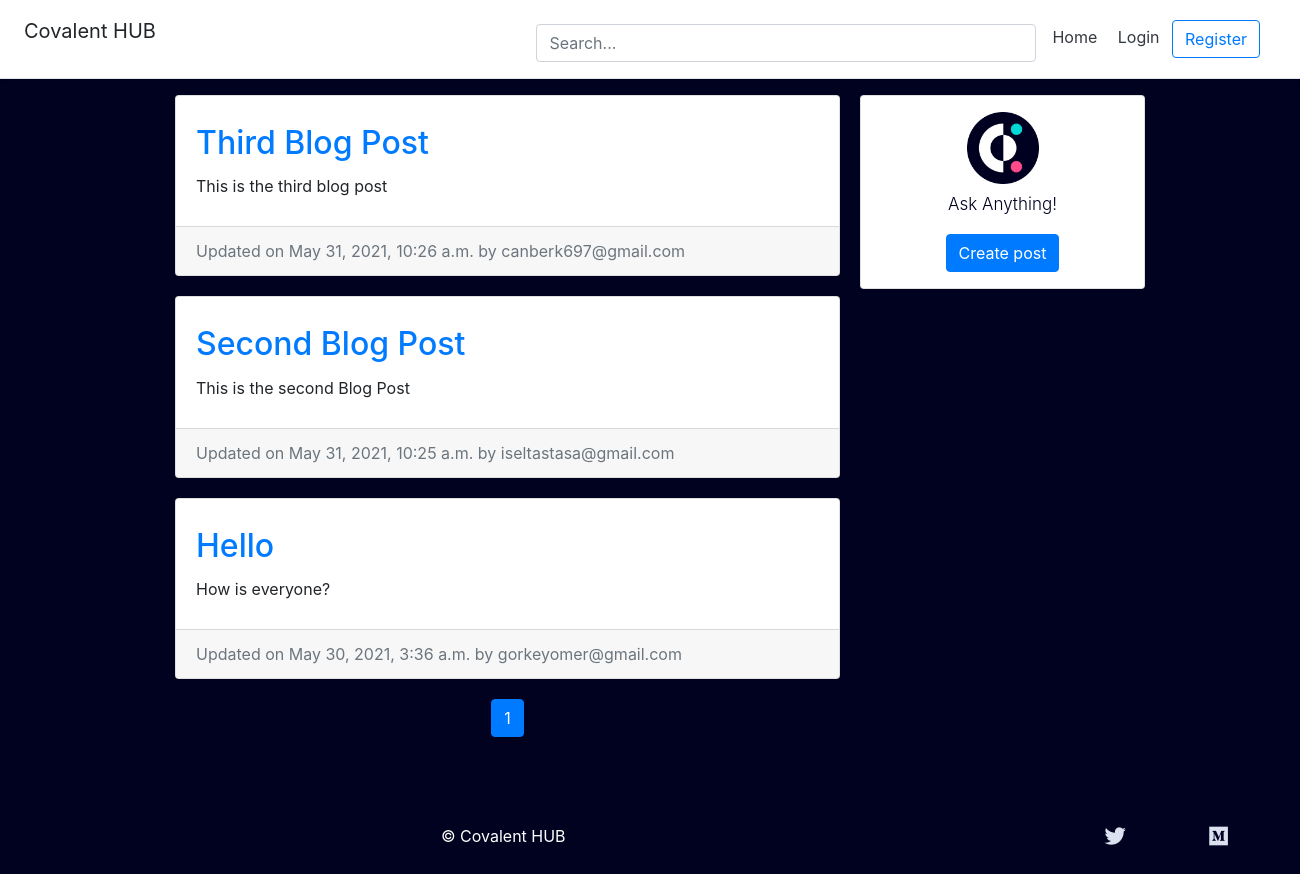
The page / on the database its author committed.
### blog/models.py (models this page shows, shortened)
class BlogPost(models.Model):
	title = models.CharField(max_length=50, null=False, blank=False)
	body = models.TextField(max_length=5000, null=False, blank=False)
	image= models.ImageField(upload_to='image/', null=True, blank=True)
	date_published = models.DateTimeField(auto_now_add=True, verbose_name="date published")
	date_updated = models.DateTimeField(auto_now=True, verbose_name="date updated")
	author = models.ForeignKey(settings.AUTH_USER_MODEL, on_delete=models.CASCADE)
	slug  = models.SlugField(blank=True, unique=True)

### account/models.py (models this page shows, shortened)
class Account(AbstractBaseUser):
	email 					= models.EmailField(verbose_name="email", max_length=60, unique=True)
	username 				= models.CharField(max_length=30, unique=True)
	date_joined				= models.DateTimeField(verbose_name='date joined', auto_now_add=True)
	last_login				= models.DateTimeField(verbose_name='last login', auto_now=True)
	is_admin				= models.BooleanField(default=False)
	is_active				= models.BooleanField(default=True)
	is_staff				= models.BooleanField(default=False)
	is_superuser			= models.BooleanField(default=False)
	USERNAME_FIELD = 'email'
	REQUIRED_FIELDS = ['username']
	objects = MyAccountManager()
	def __str__(self):
		return self.email

### personal/views.py (the view)
# urls.py: path('', home_screen_view, name="home"),
def home_screen_view(request, *args, **kwargs):
	context = {}
	query = ""
	if request.GET:
		query = request.GET.get('q', '')
		context['query'] = str(query)
	blog_posts = sorted(get_blog_queryset(query), key=attrgetter('date_updated'), reverse=True)
	page = request.GET.get('page', 1)
	blog_posts_paginator = Paginator(blog_posts, BLOG_POSTS_PER_PAGE)
	try:
		blog_posts = blog_posts_paginator.page(page)
	except PageNotAnInteger:
		blog_posts = blog_posts_paginator.page(BLOG_POSTS_PER_PAGE)
	except EmptyPage:
		blog_posts = blog_posts_paginator.page(blog_posts_paginator.num_pages)
	context['blog_posts'] = blog_posts
	return render(request, "personal/home.html", context)

### blog/views.py (called while the page is built)
def get_blog_queryset(query=None):
	queryset = []
	queries = query.split(" ") # python install 2019 = [python, install, 2019]
	for q in queries:
		posts = BlogPost.objects.filter(
				Q(title__icontains=q) |
				Q(body__icontains=q)
			).distinct()
		for post in posts:
			queryset.append(post)
	return list(set(queryset))

### personal/templates/personal/home.html (shortened to what this page needs)
{% extends 'base.html' %}
{% load static %}
{% block content %}
<div class="container">
	<div class="row">
		<div id="particles-js"></div>
		<div class="left-column col-lg-7 offset-lg-1">
			{% if blog_posts %}
				{% for post in blog_posts %}
					<div class="blog-post-container">
						{% include 'blog/snippets/blog_post_snippet.html' with blog_post=post %}
					</div>
				{% endfor %}
			{% else %}
				<div class="blog-post-container">
					{% include 'blog/snippets/blog_post_snippet.html' with query=query %}
				</div>
			{% endif %}
		{% include 'blog/snippets/blog_post_pagination.html' with blog_posts=blog_posts %}
		</div>
		<div class="right-column col-lg-3 d-lg-flex d-none flex-column">
			<div class="card create-post-bar d-flex flex-column p-3">
				<img class="img-fluid d-block m-auto pb-2" src="{% static 'covalent.png' %}" width="72" height="72">
				<p class="lead">Ask Anything!</p>
				<p class="m-auto"><a class="btn btn-primary" href="{% url 'blog:create' %}">Create post</a></p>
			</div>
		</div>
</div>
</div>
{% endblock content %}

### blog/templates/blog/snippets/blog_post_snippet.html (shortened to what this page needs)
{% load static %}
{% if blog_post %}
<div class="container">
	<div class="row">
		<div class="card m-auto">
			<div class="card-body mt-2 mb-2">
				<a href="{% url 'blog:detail' post.slug %}">
					<h2 class="card-title">{{blog_post.title}}</h2>
				</a>
				<p class="card-text">{{blog_post.body|safe|truncatechars:180}}</p>
			</div>
			<div class="card-footer text-muted">
			  Updated on {{blog_post.date_updated}} by {{blog_post.author}}
			</div>
		</div>
	</div>
</div>
{% endif %}

### templates/snippets/base_css.html (style rules this page uses)
* { padding: 0; position: relative; }
body { height: 100%; background-color: #000220; }
#particles-js { height: 100% ; position: absolute; top: 0; left: 0; right: 0; bottom: 0; margin-left: -10vmax; margin-right: -10vmax; z-index: -1; }

### templates/snippets/header.html (style rules this page uses)
@media (min-width: 768px) { html { font-size: 16px; } }

### personal/templates/personal/home.html (style rules this page uses)
@media (min-width: 768px) { .right-column { margin-left: 20px; } }
.blog-post-container { margin-bottom: 20px; width: 100%; }
.create-post-bar { background-color: #fff; margin-bottom:20px; }
.left-column { padding:0px; }
.right-column { padding:0px; }
.lead { font-size: 17px; color: #000220; text-align: center; }

### blog/templates/blog/snippets/blog_post_snippet.html (style rules this page uses)
.card { max-width: 700px; width: 100%; }
.card-body { padding: 20px; }

### rows shown on the page
BlogPost: title "Third Blog Post", body "This is the third blog post", date_updated "May 31, 2021, 10:26 a.m.", author "canberk697@gmail.com"
BlogPost: title "Second Blog Post", body "This is the second Blog Post", date_updated "May 31, 2021, 10:25 a.m.", author "iseltastasa@gmail.com"
BlogPost: title "Hello", body "How is everyone?", date_updated "May 30, 2021, 3:36 a.m.", author "gorkeyomer@gmail.com"

### other values the page prints
{{ i }} "1"
